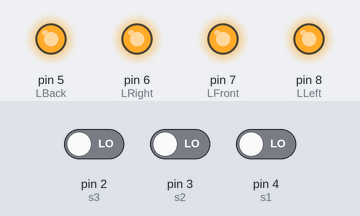
The sketch below on a simulated Arduino Uno, built with avr-gcc and run on an emulated ATmega328P. Shown: output pins drawn as LEDs (lit = HIGH). The test bench sets the inputs (shaded band); at power-on: pin 2 (s3) LOW, pin 3 (s2) LOW, pin 4 (s1) LOW. What the sketch prints to the serial monitor is not drawn.

Above: at 0.22 s.
At 2.1 s:
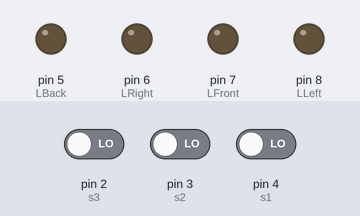
Timing chart, 0 to 3.0 s (numbered marks = the images above):
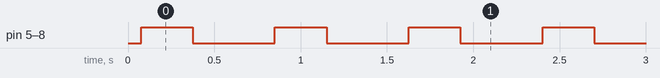

Measured:
- by itself, pin 5 (LBack), pin 6 (LRight), pin 7 (LFront), pin 8 (LLeft): alternates HIGH for 0.30 s and LOW for 0.48 s

The sketch:

Test_canal_com_led_Interrupt.ino
```cpp
// (licence header left out)
int ch1; // Here's where we'll keep our channel values
int ch2;
int ch3;

#define s1 4  // Definindo Pino de sinal 1 Direcao.
#define s2 3 // Definindo Pino de sinal 2 Troter.
#define s3 2 // Definindo Pino de sinal 3 Auxiliar.
/*
int st1; // Vai Quardar o estado do pino Direcao.
int st2; // Vai Quardar o estado do pino Troter.
int st3; // Vai Quardar o estado do pino Auxiliar
*/
unsigned long Xcorte = 350; // Valor fixo de minimo dos canais

unsigned long Min = 1100; // Valor fixo de minimo dos canais
unsigned long Med = 1450; // Valor fixo de Medio dos canais
unsigned long Max = 1950; // Valor fixo de Maximo dos canais


#define LFront 7 // Definincio o Pino do LED Frente
#define LLeft  8 // Definincio o Pino do LED Esquerda
#define LRight 6 // Definincio o Pino do LED Direita
#define LBack  5 // Definincio o Pino do LED TRAZ

void SinalThroter ();

void setup() {

  pinMode(s1, INPUT); // Configurando com pino de entrada da direcao
  pinMode(s2, INPUT); // Configurando com pino de entrada da Throter
  pinMode(s3, INPUT); // Configurando com pino de entrada do Auxiliar
  pinMode(LFront,OUTPUT); // Configurando com pino de saida LED
  pinMode(LBack,OUTPUT); // Configurando com pino de saida LED
  pinMode(LRight,OUTPUT); // Configurando com pino de saida LED
  pinMode(LLeft,OUTPUT); // Configurando com pino de saida LED
/*
  st1 = pulseIn (s1, HIGH, 25000);
  st2 = pulseIn (s2, HIGH, 25000);
  st3 = pulseIn (s3, HIGH, 25000);
*/
  Serial.begin(9600); // Pour a bowl of Serial

 // attachInterrupt(digitalPinToInterrupt(s2), SinalThroter, CHANGE);


}

void loop() {

  ch1 = pulseIn(s1, HIGH, 25000); // Read the pulse width of
  ch2 = pulseIn(s2, HIGH, 25000); // each channel
  ch3 = pulseIn(s3, HIGH, 25000); //

// digitalWrite(LFront,!HIGH); To usando um display LED Catodo comum. Por isso o sinal investido, se caso usar LED pela saida normal 5v, so tirar os !

//Turn ______________________________________________________________________________

if ((ch1 < (Min + Xcorte))&&(ch1 != 0)){
 digitalWrite(LLeft,HIGH);
 delay(300);
 digitalWrite(LLeft,LOW);
 delay(300);
}else{
  digitalWrite(LLeft,LOW);
}
if (ch1 > (Max - Xcorte)){
 digitalWrite(LRight,HIGH);
 delay(300);
 digitalWrite(LRight,LOW);
 delay(300);
}else{
  digitalWrite(LRight,LOW);
}
//Radio Desligado ______________________________________________________________________________
if ((ch1 == 0)||(ch2 == 0)){
 digitalWrite(LLeft,HIGH);
 digitalWrite(LRight,HIGH);
 digitalWrite(LFront,HIGH);
 digitalWrite(LBack,HIGH);
 delay(300);
 digitalWrite(LLeft,LOW);
 digitalWrite(LRight,LOW);
 digitalWrite(LFront,LOW);
 digitalWrite(LBack,LOW);
 delay(300);
}/*else{
  digitalWrite(LLeft,!LOW);
  digitalWrite(LRight,!LOW);
}
*/

//Throter______________________________________________________________________________
if (ch2 > (Max - Xcorte)){
 digitalWrite(LFront,HIGH);
// delay(500);
}else{
  digitalWrite(LFront,LOW);
}
//if ((ch1 < (Min + Xcorte))&&(ch1 !=0)){
if   ((ch2 < (Min + Xcorte))&&(ch2 !=0)) {
 digitalWrite(LBack,HIGH);

// delay(500);
}else{
  digitalWrite(LBack,LOW);
}

  Serial.print(ch1);
  delay(100); // I put this here just to make the terminal
  // window happier
}
/*
void SinalThroter (){
//Throter______________________________________________________________________________
if (ch2 > (Max - Xcorte)){
 digitalWrite(LFront,HIGH);
// delay(500);
}else{
  digitalWrite(LFront,!LOW);
}
//if ((ch1 < (Min + Xcorte))&&(ch1 !=0)){
if   ((ch2 < (Min + Xcorte))&&(ch2 !=0)) {
 digitalWrite(LBack,HIGH);

// delay(500);
}else{
  digitalWrite(LBack,LOW);
}
}*/
```
